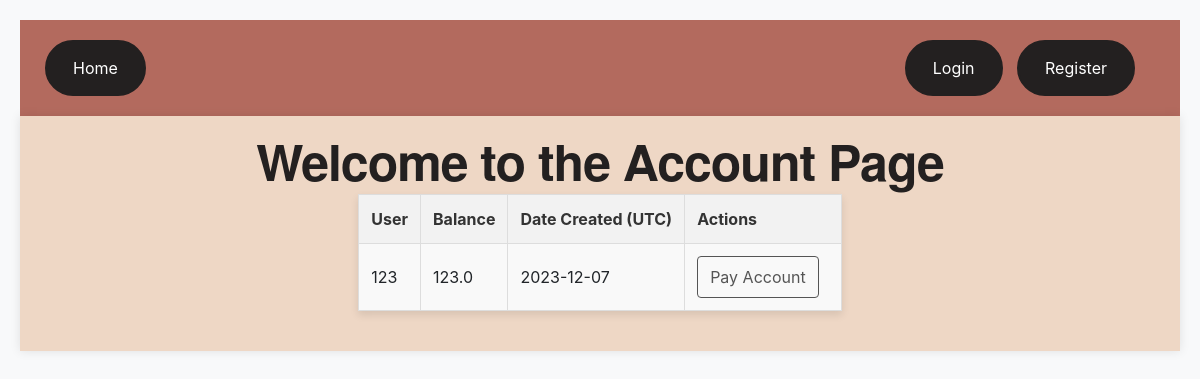
The app's page /account, older data.
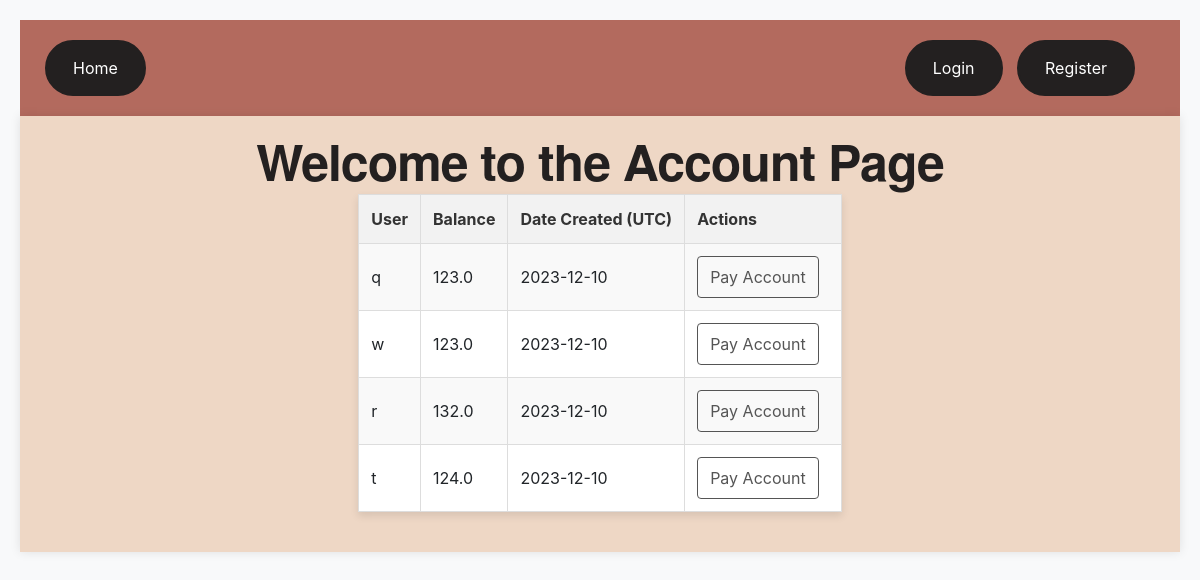
The same page, newer data.
### app/models.py (models this page shows, shortened)
class Users(UserMixin, db.Model):
    __tablename__ = 'users'
    id = db.Column(db.Integer, primary_key=True)
    username = db.Column(db.String(250), unique=True, nullable=False)
    password = db.Column(db.String(250), nullable=False)
    balance = db.Column(db.Float, nullable=False)
    date_created = db.Column(db.DateTime, default=datetime.utcnow)
    items = db.relationship('Items', secondary='user_items', backref='users')

### app/routes/account.py (the view)
@account_bp.route('/account', methods=['POST', 'GET'])
def account():
    users = Users.query.order_by(Users.date_created).all()
    return render_template('account.html', users=users)

### templates/account.html (shortened to what this page needs)
{% extends 'base.html' %}
{% block body %}
    <h1>Welcome to the Account Page</h1>
    <div>
        <table>
            <tr>
                <th>User</th>
                <th>Balance</th>
                <th>Date Created (UTC)</th>
                <th>Actions</th>
            </tr>
            {% for user in users %}
                <tr>
                    <td>{{ user.username }}</td>
                    <td>{{ user.balance }}</td>
                    <td>{{ user.date_created.date() }}</td>
                    {% if user == current_user %}
                    <td class="action-links">
                        <a href="/delete/{{ user.id }}">DELETE Account</a>
                    </td>
                    {% else: %}
                    <td class="action-links">
                        <a href="/pay/{{ user.id }}">Pay Account</a>
                    </td>
                    {% endif %}
                </tr>
            {% endfor %}
        </table>
    </div>
{% endblock %}

### templates/base.html (shortened to what this page needs)
<!DOCTYPE html>
<html lang="en">
<head>
    <link rel="stylesheet" href="https://cdn.jsdelivr.net/npm/bootstrap@4.3.1/dist/css/bootstrap.min.css">
    <link rel="stylesheet" href="{{ url_for('static', filename='css/main.css') }}">
</head>
<body>
    <nav>
        {% if current_user.is_authenticated %}
            <div>
                <a href="{{ url_for('homepage.index') }}">Home</a>
                <a href="{{ url_for('account.account') }}">Account</a>
                <a href="{{ url_for('ledger.ledger') }}">Ledger</a>
                <a href="{{ url_for('account.account_logout') }}">Logout</a>
            </div>
            <div class="logged-in-message">
                    Logged in as: {{ current_user.username }}
            </div>
        {% else %}
            <div>
                <a href="{{ url_for('homepage.index') }}">Home</a>
            </div>
            <div class="logged-in-message">
                    <a href="{{ url_for('account.login') }}">Login</a>
                    <a href="{{ url_for('account.register') }}">Register</a>
            </div>
        {% endif %}
    </nav>
    <div class="main-container">{% block body %}{% endblock %}</div>
</body>
</html>

### static/css/main.css (style rules this page uses)
body { background-color: #f8f9fa; padding: 20px; text-align: center; }
.main-container { background-color: #EED7C5; padding: 20px; box-shadow: 0px 0px 10px rgba(0, 0, 0, 0.1); display:flex; justify-content:center; flex-wrap: wrap; }
h1 { color: #232020; font-family: 'Helvetica Neue', sans-serif; font-size: 50px; font-weight: bold; letter-spacing: -1px; line-height: 1; text-align: center; width: 100%; }
nav { background-color: #B36A5E; overflow: hidden; display: flex; justify-content: space-between; align-items: center; padding: 20px 20px; }
nav a { color: white; text-align: center; padding: 14px 26px; text-decoration: none; border-radius: 32px; border: 2px solid #232020; display: inline-block; background-color: #232020; margin: 0 5px; }
.logged-in-message { color: white; margin-left: auto; padding-right: 20px; }
table { width: 100%; border-collapse: collapse; margin-bottom: 20px; box-shadow: 0 4px 8px rgba(0, 0, 0, 0.1); background-color: #fff; }
th, td { border: 1px solid #ddd; padding: 12px; text-align: left; }
th { background-color: #f2f2f2; color: #333; }
tr:nth-child(even) { background-color: #f9f9f9; }
.action-links { text-align: center; }
.action-links a { display: inline-block; padding: 8px 12px; text-decoration: none; margin-right: 10px; border: 1px solid #555; color: #555; border-radius: 4px; transition: all 0.3s ease; }

Row changes from the older to the newer data that the page shows:
removed Users: username "123", balance "123.0", date_created "2023-12-07"
added Users: username "q", balance "123.0", date_created "2023-12-10"
added Users: username "w", balance "123.0", date_created "2023-12-10"
added Users: username "r", balance "132.0", date_created "2023-12-10"
added Users: username "t", balance "124.0", date_created "2023-12-10"
